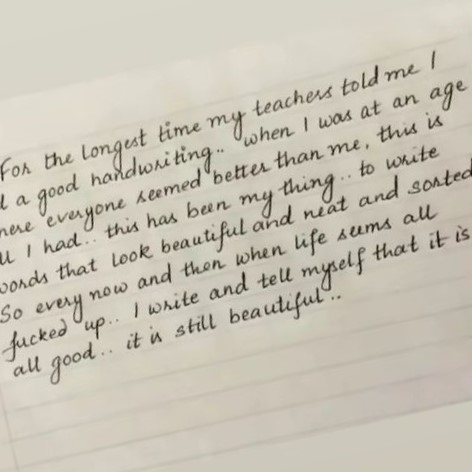
#> input picture notebook/inference_images/discord_test.jpg, 472 x 472 px, found by its file name
$ jupyter execute fix_skewed.ipynb
#> lines starting #> are read from the running program, lines starting #| are printed output that depends on the picture; after the words box and inside, x2 and y2 are one past the last pixel; in counts of white or black regions, pixels touching at a corner belong together
[cell 1]
import numpy as np
import cv2
import matplotlib.pyplot as plt

def deskew_and_display(path, save_image=False, save_path="deskewed_image.jpg"):
    # Step 1: Load and Normalize Image
#> called with path = 'discord_test.jpg', save_image = False, save_path = 'deskewed_image.jpg'
    img = cv2.imread(path)
#> img is the input picture: shape (472, 472, 3); mean B, G, R 182.3, 195.8, 201.2
    resized_height = 480
    percent = resized_height / len(img)
#> percent = 1.02
    resized_width = int(percent * len(img[0]))
#> resized_width = 480
    gray = cv2.cvtColor(img, cv2.COLOR_BGR2GRAY)
    gray = cv2.GaussianBlur(gray, (9, 9), 0)
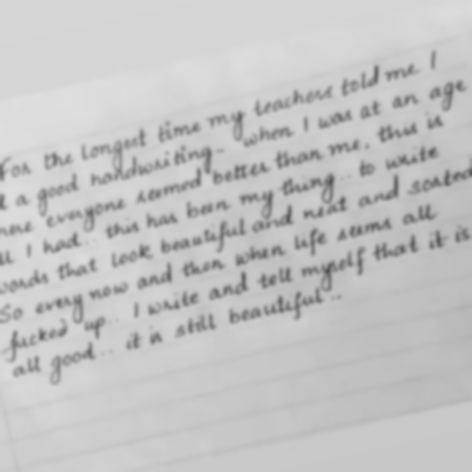
#> gray: shape (472, 472); min 82, max 222, mean 195.8

    gray = cv2.resize(gray, (resized_width, resized_height))
#> gray: shape (480, 480)

    # Optional: Add a border (cropping in this case)
    try:
        start_point = (0, 0)
        end_point = (gray.shape[0], gray.shape[1])
#> end_point = (480, 480)
        color = (255, 255, 255)
        thickness = 10
        gray = cv2.rectangle(gray, start_point, end_point, color, thickness)
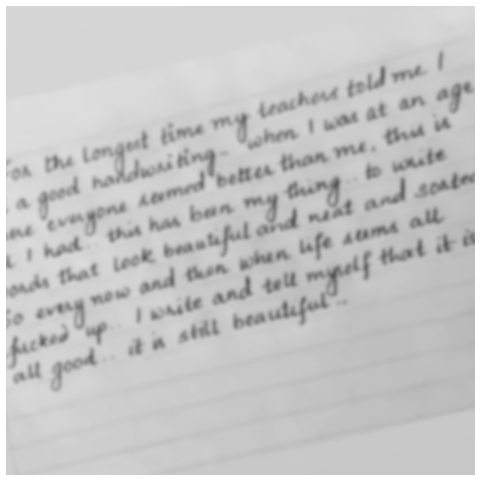
#> gray: shape (480, 480); min 83, max 255, mean 198.1
    except Exception as e:
        print(f"Failed to crop border: {e}")

    # Invert the image
    gray = cv2.bitwise_not(gray)
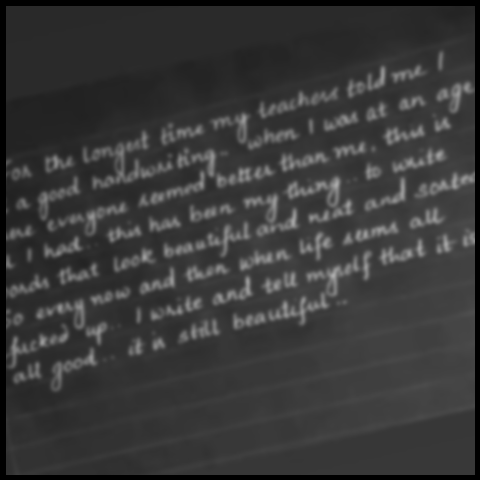
#> gray: shape (480, 480); min 0, max 172, mean 56.9

    # Step 2: Get Skew Angle
    thresh = cv2.threshold(gray, 0, 255, cv2.THRESH_BINARY | cv2.THRESH_OTSU)[1]
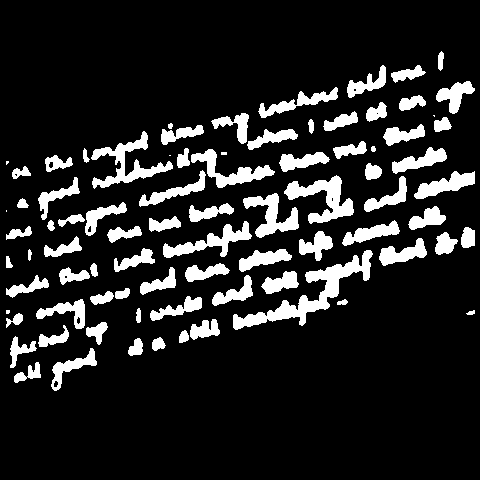
#> thresh: shape (480, 480); 13.9% white; 83 white regions (6 under 20 px), largest, box (x1, y1, x2, y2) and area: (233, 250, 373, 330) 2444, (284, 175, 354, 224) 1405, (91, 131, 173, 189) 1391
    kernel = cv2.getStructuringElement(cv2.MORPH_RECT, (30, 5))
    dilate = cv2.dilate(thresh, kernel)
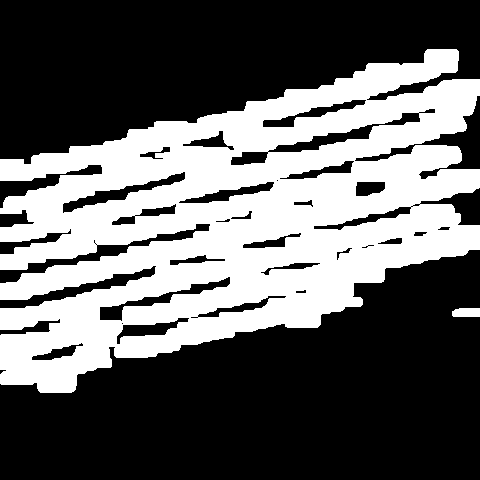
#> dilate: shape (480, 480); 38.6% white; 2 white regions
    contours, _ = cv2.findContours(dilate, cv2.RETR_LIST, cv2.CHAIN_APPROX_SIMPLE)
#> contours = 40 contours, 10 with area under 20; largest, box (x1, y1, x2, y2) and area: (0, 49, 480, 393) 96588, (267, 112, 421, 153) 1332, (62, 171, 186, 214) 1175, (99, 276, 231, 322) 1154, (262, 99, 367, 128) 815

    angles = []
    for contour in contours:
        minAreaRect = cv2.minAreaRect(contour)
        angle = minAreaRect[-1]
        if angle != 90.0 and angle != -0.0:
            angles.append(angle)
#> this loop made 40 passes
#> (minAreaRect, angle) on passes 1, 3, 4, 5, 6, 7, 8, 9, 10, 11, 12, 13: (((57.29, 352.9), (53.97, 11.74), -11.89), -11.89), (((152, 327.8), (76.49, 18.83), -11.31), -11.31), (((194, 317), (2, 8), -90), -90), (((465.5, 312), (8, 27), -90), -90), (((241.7, 306.9), (91.21, 11.17), -13.24), -13.24), (((300.5, 291), (4, 11), -90), -90), (((164.9, 299.7), (137.3, 19.69), -14.18), -14.18), (((289.9, 267), (60.66, 8.42), -9.73), -9.73), (((196.8, 259), (56.22, 8.71), -4.97), -4.97), (((342.9, 251.8), (19.4, 7.59), -32.47), -32.47), (((364.6, 246.9), (7.03, 2.91), -14.04), -14.04), (((370.5, 245), (2, 7), -90), -90)
#> (contour, minAreaRect, angle) on passes 2, 14, 15, 31: ([[121, 323], [122, 322], [123, 323], [122, 324]], ((122, 323), (1.41, 1.41), -45), -45), ([[95, 244], [96, 243], [97, 244], [96, 245]], ((96, 244), (1.41, 1.41), -45), -45), ([[94, 243], [95, 242], [96, 243], [95, 244]], ((95, 243), (1.41, 1.41), -45), -45), ([[276, 180], [277, 179], [278, 180], [277, 181]], ((277, 180), (1.41, 1.41), -45), -45)
#> after the loop, angles = 40 values, max -4.09 at index 21, min -90 at index 3, mean -46.23

    if len(angles) > 0:
        angles.sort()
        mid_angle = angles[len(angles) // 2]
#> mid_angle = -45
    else:
        mid_angle = 0  # Default to 0 if no valid angles are found

    # Correct the angle if needed
    if mid_angle > 45:
        mid_angle = -(90 - mid_angle)

    # Step 3: Deskew the Image
    height, width = img.shape[:2]
#> height = 472; width = 472
    m = cv2.getRotationMatrix2D((width / 2, height / 2), mid_angle, 1)
#> m = [[0.707, -0.707, 236], [0.707, 0.707, -97.75]]
    deskewed = cv2.warpAffine(img, m, (width, height), borderValue=(255, 255, 255))
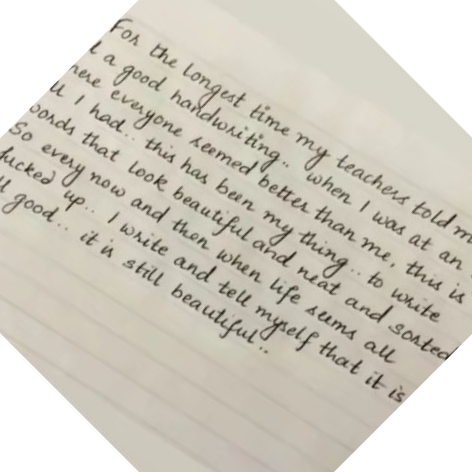
#> deskewed: shape (472, 472, 3); mean B, G, R 193.1, 204.4, 209

    # Step 4: Display the Original and Deskewed Images using matplotlib
    fig, axs = plt.subplots(1, 2, figsize=(15, 10))

    # Original Image
    axs[0].imshow(cv2.cvtColor(img, cv2.COLOR_BGR2RGB))
    axs[0].set_title("Original Image")
    axs[0].axis('off')

    # Deskewed Image
    axs[1].imshow(cv2.cvtColor(deskewed, cv2.COLOR_BGR2RGB))
    axs[1].set_title("Deskewed Image")
    axs[1].axis('off')

    # Show the images
    plt.show()
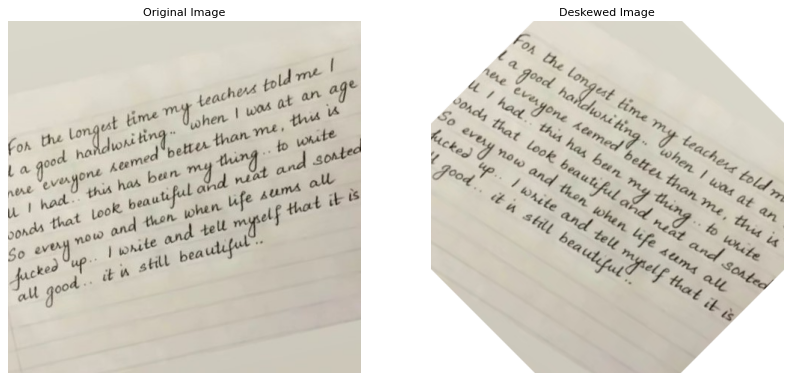
#> figure drawn by matplotlib, 2 panels

    # Save the deskewed image if the flag is set
    if save_image:
        cv2.imwrite(save_path, deskewed)
        print(f"Deskewed image saved as {save_path}")
